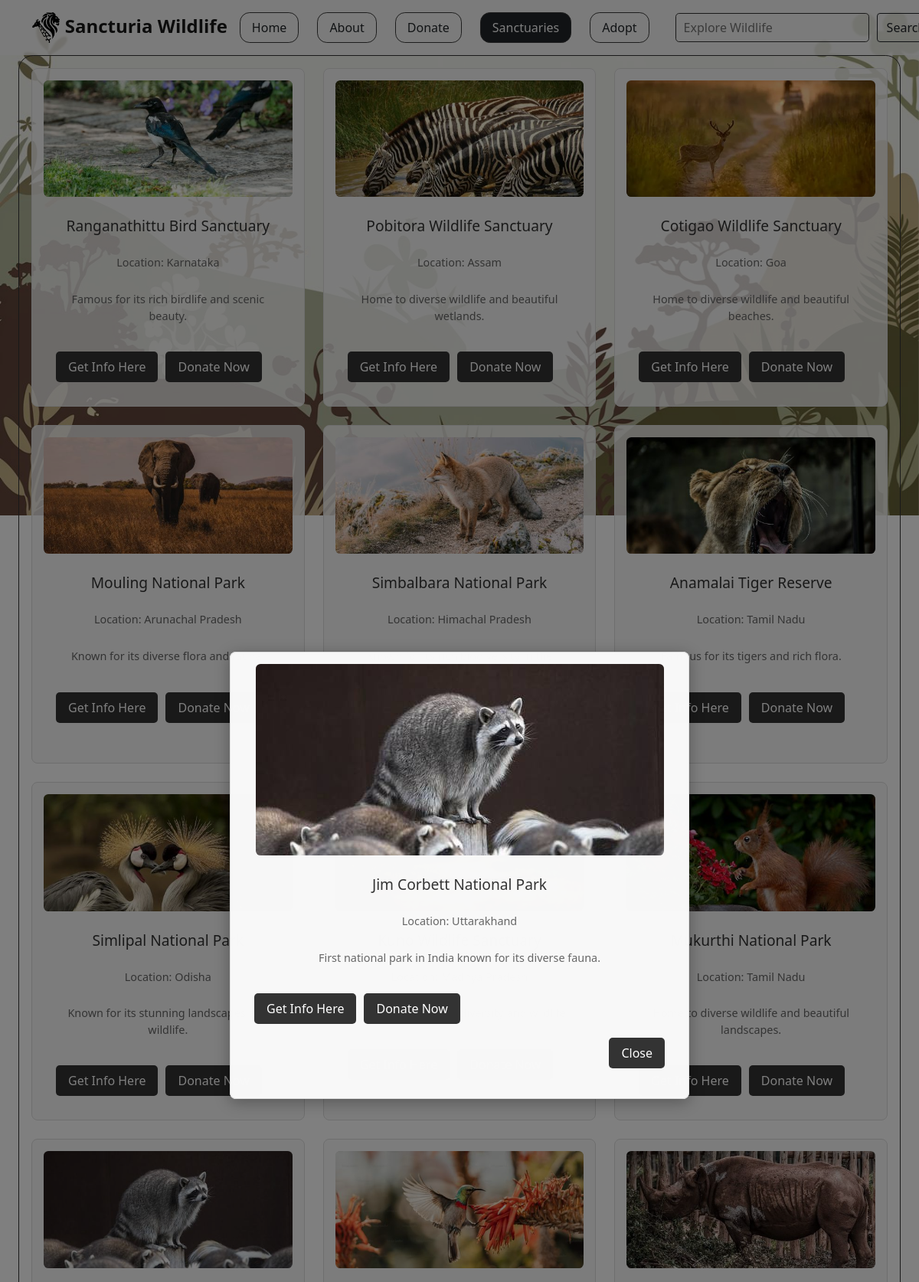
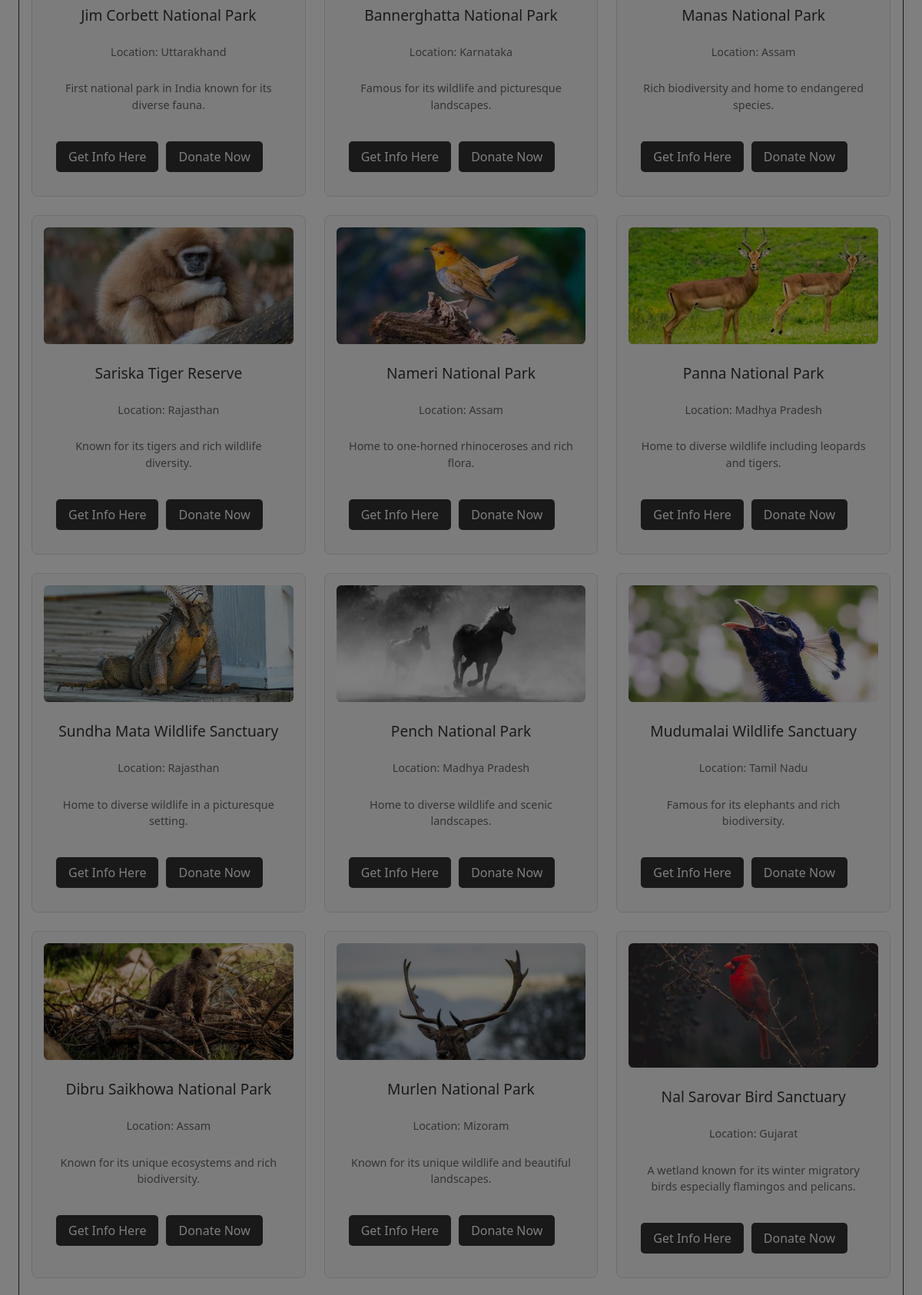
Screenshot of /pages/sanctuaries/sancturies.php?from_home=Jim Corbett National Park (upper part) with the database file from the repository (2 pictures, top to bottom).
### tables this page shows
CREATE TABLE sanctuaries (
    sanctuary_id INT PRIMARY KEY AUTO_INCREMENT,
    name VARCHAR(200) UNIQUE NOT NULL,
    location VARCHAR(100) NOT NULL,
    description TEXT,
    image_path VARCHAR(255),
    website_url VARCHAR(255),
    created_at TIMESTAMP DEFAULT CURRENT_TIMESTAMP,
    INDEX idx_name (name)
);

### pages/sanctuaries/sancturies.php (the view, shortened to what this page needs)
<?php
require_once '../../config/database.php';
try {
    $stmt = $pdo->query("SELECT * FROM sanctuaries ORDER BY RAND()");
    $sanctuaries = $stmt->fetchAll(PDO::FETCH_ASSOC);
} catch (PDOException $e) {
    die("Error fetching sanctuaries: " . $e->getMessage());
}
$searched_sanctuary = null;
$homepage_sanctuary = isset($_GET['from_home']) ? $_GET['from_home'] : null;
if ($homepage_sanctuary) {
    try {
        $stmt = $pdo->prepare("SELECT * FROM sanctuaries WHERE name LIKE ? LIMIT 1");
        $stmt->execute([$homepage_sanctuary . '%']);
        $searched_sanctuary = $stmt->fetch(PDO::FETCH_ASSOC);
    } catch (PDOException $e) {
    }
}
?>
<!doctype html>
<html lang="en">
<head>
    <link href="https://cdn.jsdelivr.net/npm/bootstrap@5.0.2/dist/css/bootstrap.min.css" rel="stylesheet">
    <link rel="stylesheet" href="./sancturiesStyle.css">
</head>
<body>
    <img src="/Assets_TBU/Background Images/SancturiesBg.jpeg" alt="Background" class="backBg">
    <nav class="navbar navbar-expand-md navbar-light" style="backdrop-filter: blur(1px);">
        <div class="container" id="navBar">
            <a class="navbar-brand fw-bold fs-4" href="/index.html">
                <img src="/Assets_TBU/Background Images/Sancturia Logo Black.png" alt="logo" style="height: 40px;">
                Sancturia Wildlife
            </a>
            <div class="collapse navbar-collapse justify-content-around" id="navbarNav">
                <ul class="navbar-nav mx-auto" id="navBarList">
                    <li class="nav-item">
                        <a class="btn btn-outline-dark me-4 my-2" href="/index.html">Home</a>
                    </li>
                    <li class="nav-item">
                        <a class="btn btn-outline-dark me-4 my-2" href="/pages/about/about.html">About</a>
                    </li>
                    <li class="nav-item">
                        <a class="btn btn-outline-dark me-4 my-2" href="/pages/donate/donate.php">Donate</a>
                    </li>
                    <li class="nav-item">
                        <a class="btn btn-dark me-4 my-2" href="/pages/sanctuaries/sancturies.php">Sanctuaries</a>
                    </li>
                    <li class="nav-item">
                        <a class="btn btn-outline-dark me-4 my-2" href="/pages/adopt/adopt.html">Adopt</a>
                    </li>
                </ul>
                <form method="GET" action="sancturies.php" class="d-flex">
                    <input type="text" name="search" placeholder="Explore Wildlife" class="searchBar"
                           value="<?php echo isset($_GET['search']) ? htmlspecialchars($_GET['search']) : ''; ?>">
                    <button type="submit" class="searchBtn btn btn-outline-dark me-2">Search</button>
                </form>
            </div>
        </div>
    </nav>
    <div class="modal-backdrop-custom" onclick="closeModal()"></div>
    <?php if ($searched_sanctuary): ?>
    <div class="searchedModal">
        <div class="sanctuary-card">
            <div class="sanctuary-image-bg">
                <img src="<?php echo htmlspecialchars($searched_sanctuary['image_path']); ?>"
                     class="sanctuary-image img-fluid"
                     alt="<?php echo htmlspecialchars($searched_sanctuary['name']); ?>">
            </div>
            <div class="sanctuary-content">
                <h3><?php echo htmlspecialchars($searched_sanctuary['name']); ?></h3>
                <p>Location: <?php echo htmlspecialchars($searched_sanctuary['location']); ?></p>
                <p><?php echo htmlspecialchars($searched_sanctuary['description']); ?></p>
                <div class="button-group">
                    <button>
                        <a href="<?php echo htmlspecialchars($searched_sanctuary['website_url']); ?>"
                           target="_blank"
                           style="text-decoration: none; color: white;">
                            Get Info Here
                        </a>
                    </button>
                    <button class="btn-donate" onclick="donateToSanctuary('<?php echo htmlspecialchars($searched_sanctuary['name'], ENT_QUOTES); ?>')">
                        Donate Now
                    </button>
                </div>
                <button class="btn btn-danger my-2" onclick="closeModal()">Close</button>
            </div>
        </div>
    </div>
    <?php endif; ?>
    <section class="sanctuary-grid">
        <?php if (!empty($sanctuaries)): ?>
            <?php foreach ($sanctuaries as $sanctuary): ?>
                <div class="sanctuary-card">
                    <div class="sanctuary-image-bg">
                        <img src="<?php echo htmlspecialchars($sanctuary['image_path']); ?>"
                             class="sanctuary-image img-fluid"
                             alt="<?php echo htmlspecialchars($sanctuary['name']); ?>">
                    </div>
                    <div class="sanctuary-content">
                        <h3><?php echo htmlspecialchars($sanctuary['name']); ?></h3>
                        <p>Location: <?php echo htmlspecialchars($sanctuary['location']); ?></p>
                        <p><?php echo htmlspecialchars($sanctuary['description']); ?></p>
                        <div class="button-group">
                            <button>
                                <a href="<?php echo htmlspecialchars($sanctuary['website_url']); ?>"
                                   target="_blank"
                                   style="text-decoration: none; color: white;">
                                    Get Info Here
                                </a>
                            </button>
                            <button class="btn-donate" onclick="donateToSanctuary('<?php echo htmlspecialchars($sanctuary['name'], ENT_QUOTES); ?>')">
                                Donate Now
                            </button>
                        </div>
                    </div>
                </div>
            <?php endforeach; ?>
        <?php else: ?>
            <p style="text-align: center; padding: 20px;">No sanctuaries found.</p>
        <?php endif; ?>
    </section>
</body>
</html>

### pages/sanctuaries/sancturiesStyle.css (style rules this page uses)
* { margin: 0; padding: 0; user-select: none; box-sizing: border-box; }
.backBg { width: 100vw; height: 100vh; position: fixed; z-index: -1; object-fit: cover; }
.navbar { position: sticky; top: 0px; z-index: 1; background-color: rgba(249, 249, 249,0.8); }
#navBarList a { padding: 7px 15px; border: 1px solid rgb(59, 59, 59); border-radius: .8rem; font-weight: 500; }
.searchBar { margin: auto 10px; padding: 5.9px 10px; background-color: transparent; color: #333; outline: none; border: 1px solid #333; border-radius: .3rem; transition: .3s; }
.sanctuary-grid { margin: auto 2vw; display: grid; border: 1px solid #333; border-radius: 1.2rem; grid-template-columns: repeat(auto-fit, minmax(270px, 1fr)); gap: 1.5rem; padding: 1rem; }
.sanctuary-card { border: 1px solid #ddd; padding: 15px; background-color: rgba(249, 249, 249,0.8); text-align: center; border-radius: 8px; }
.sanctuary-card h3 { margin: 10px -10px; }
.sanctuary-card p { color: #555; }
.sanctuary-card button { background-color: #4CAF50; color: white; padding: 10px 20px; border: none; border-radius: 5px; cursor: pointer; transition: .3s; }
.sanctuary-image { background-color: #ccc; background-size: cover; border-radius: .4rem; }
.sanctuary-content { padding: 1rem; display: grid; grid-template-rows: repeat(4, 50px); }
.sanctuary-content h3 { margin-bottom: 1rem; font-size: 1.2rem; color: #333; }
.sanctuary-content p { margin-bottom: 1rem; font-size: 0.9rem; color: #666; }
.sanctuary-content button { padding: 0.5rem 1rem; background-color: #333; color: #fff; border: none; cursor: pointer; align-self: end; }
@media (min-width: 1200px) { .backBg { width: 100vw; height: auto; } }
@media (max-width: 1200px) { .navbar { margin-left: -100px; scale: 80%; } }
@media (max-width: 1200px) { .navbar { margin-left: 0px; scale: 100%; } }

### rows the page displays
sanctuaries: image_path (picture), name "Jim Corbett National Park", location "Uttarakhand", description "First national park in India known for its diverse fauna."
sanctuaries: image_path (picture), name "Ranganathittu Bird Sanctuary", location "Karnataka", description "Famous for its rich birdlife and scenic beauty."
sanctuaries: image_path (picture), name "Pobitora Wildlife Sanctuary", location "Assam", description "Home to diverse wildlife and beautiful wetlands."
sanctuaries: image_path (picture), name "Cotigao Wildlife Sanctuary", location "Goa", description "Home to diverse wildlife and beautiful beaches."
sanctuaries: image_path (picture), name "Mouling National Park", location "Arunachal Pradesh", description "Known for its diverse flora and fauna."
sanctuaries: image_path (picture), name "Simbalbara National Park", location "Himachal Pradesh"
sanctuaries: image_path (picture), name "Anamalai Tiger Reserve", location "Tamil Nadu", description "Famous for its tigers and rich flora."
sanctuaries: image_path (picture), name "Simlipal National Park", location "Odisha", description "Known for its stunning landscapes and wildlife."
sanctuaries: image_path (picture), name "Mukurthi National Park", location "Tamil Nadu", description "Home to diverse wildlife and beautiful landscapes."
sanctuaries: image_path (picture), name "Bannerghatta National Park", location "Karnataka", description "Famous for its wildlife and picturesque landscapes."
sanctuaries: image_path (picture), name "Manas National Park", location "Assam", description "Rich biodiversity and home to endangered species."
sanctuaries: image_path (picture), name "Sariska Tiger Reserve", location "Rajasthan", description "Known for its tigers and rich wildlife diversity."
sanctuaries: image_path (picture), name "Nameri National Park", location "Assam", description "Home to one-horned rhinoceroses and rich flora."
sanctuaries: image_path (picture), name "Panna National Park", location "Madhya Pradesh", description "Home to diverse wildlife including leopards and tigers."
sanctuaries: image_path (picture), name "Sundha Mata Wildlife Sanctuary", location "Rajasthan", description "Home to diverse wildlife in a picturesque setting."
sanctuaries: image_path (picture), name "Pench National Park", location "Madhya Pradesh", description "Home to diverse wildlife and scenic landscapes."
sanctuaries: image_path (picture), name "Mudumalai Wildlife Sanctuary", location "Tamil Nadu", description "Famous for its elephants and rich biodiversity."
sanctuaries: image_path (picture), name "Dibru Saikhowa National Park", location "Assam", description "Known for its unique ecosystems and rich biodiversity."
sanctuaries: image_path (picture), name "Murlen National Park", location "Mizoram", description "Known for its unique wildlife and beautiful landscapes."
sanctuaries: image_path (picture), name "Nal Sarovar Bird Sanctuary", location "Gujarat", description "A wetland known for its winter migratory birds especially flamingos and pelicans."
